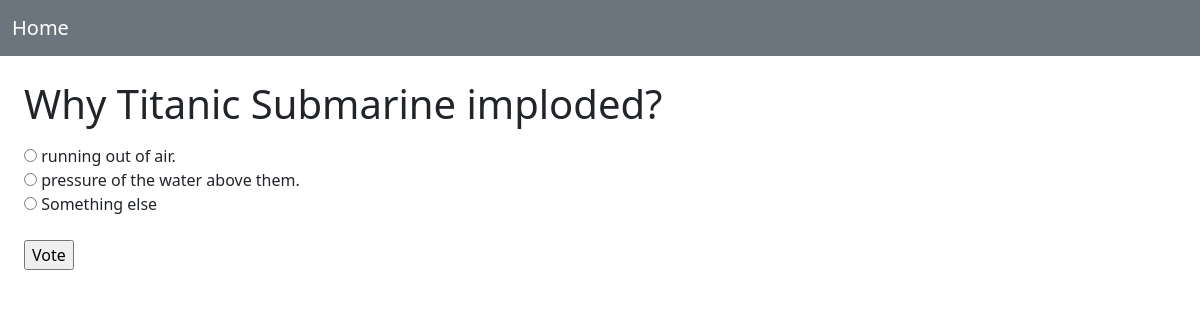
The app's page /polls/15/ with its own data.
### polls/models.py (models this page shows, shortened)
class Question(models.Model):
    question_text = models.CharField(max_length=200)
    pub_date = models.DateTimeField("date published")

class Choice(models.Model):
    question = models.ForeignKey(Question, on_delete=models.CASCADE)
    choice_text = models.CharField(max_length=200)
    votes = models.IntegerField(default=0)

### polls/views.py (the view)
# urls.py: path("<int:pk>/", views.DetailView.as_view(), name="detail"),
class DetailView(generic.DetailView):
    model = Question
    template_name = "polls/detail.html"
    def get_queryset(self):
        return Question.objects.filter(pub_date__lte=timezone.now())

### polls/templates/polls/detail.html (shortened to what this page needs)
{% load static %}
<link rel="stylesheet" href="{% static 'polls/style.css' %}">
<link href="https://cdn.jsdelivr.net/npm/bootstrap@5.3.0/dist/css/bootstrap.min.css" rel="stylesheet">
<body>
    <nav class="navbar navbar-dark bg-secondary">
        <div class="container-fluid">
            <a class="navbar-brand" href="{%url 'polls:index'%}">Home</a>
        </div>
    </nav>
    <form class="p-4"action="{% url 'polls:vote' question.id %}" method="post">
        <fieldset class=>
            <legend><h1>{{ question.question_text }}</h1></legend>
            {% for choice in question.choice_set.all %}
                <input type="radio" name="choice" id="choice{{ forloop.counter }}" value="{{ choice.id }}">
                <label for="choice{{ forloop.counter }}">{{ choice.choice_text }}</label><br>
            {% endfor %}
        </fieldset>
        <br>
        <input type="submit" value="Vote">
    </form>
</body>

### records on screen
Question: question_text "Why Titanic Submarine imploded?"
Choice: choice_text "running out of air."
Choice: choice_text "pressure of the water above them."
Choice: choice_text "Something else"
